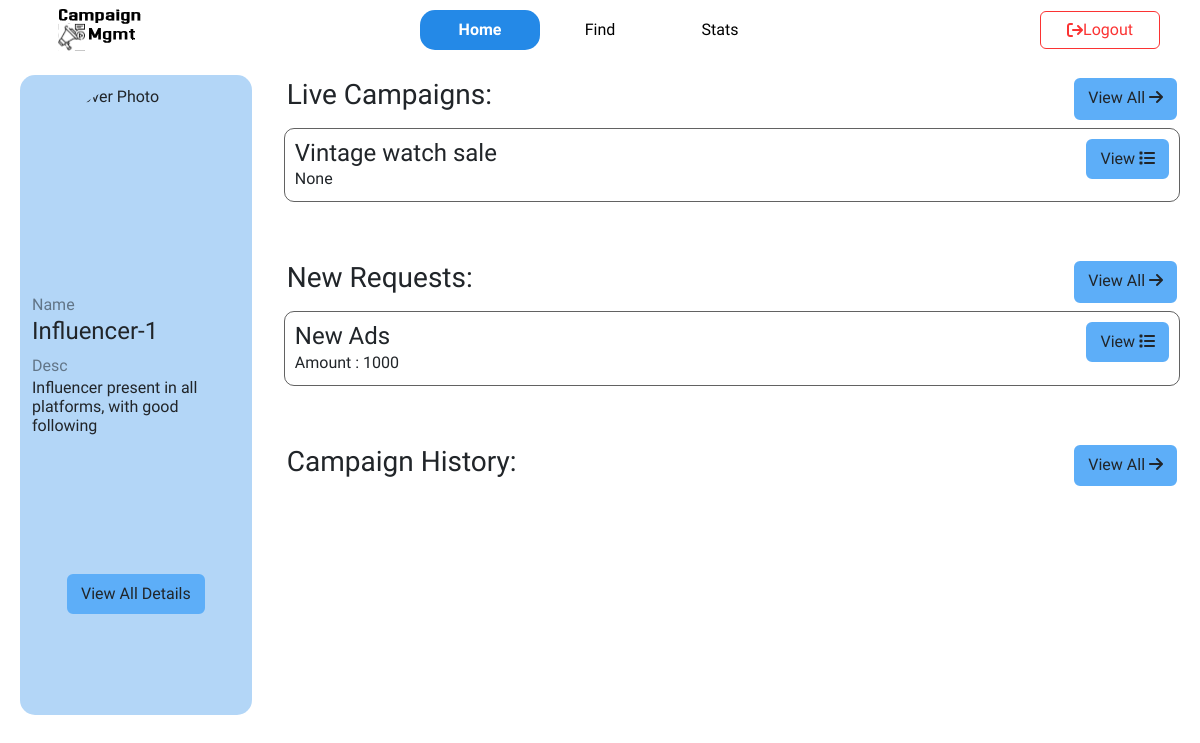
/home/influencer (signed in), run on the app's committed database.
### model.py (models this page shows)
class Influencer(db.Model):
    id = db.Column(db.Integer, db.ForeignKey('user.id'), primary_key=True)
    name = db.Column(db.String(20), unique=False, nullable=True)
    desc = db.Column(db.String(256))
    industry = db.Column(db.String(40))
    niche = db.Column(db.String(40))
    cover_photo = db.Column(db.LargeBinary, nullable=False)
    is_verified = db.Column(db.Boolean, default=False)
    is_flagged = db.Column(db.Boolean, default=False)
    rating = db.Column(db.Float)
    insta_id = db.Column(db.String(40))
    insta_followers = db.Column(db.String(8))
    youtube_id = db.Column(db.String(40))
    youtube_channel = db.Column(db.String(40))
    youtube_followers = db.Column(db.String(8))
    x_id = db.Column(db.String(40))
    x_name = db.Column(db.String(40))
    x_followers = db.Column(db.String(8))
    ads = db.relationship('Ad', backref='influencer', lazy=True, cascade='all, delete-orphan')
    ad_requests = db.relationship('Ad_request', backref='influencer', lazy=True, cascade='all, delete-orphan')

class Campaign(db.Model):
    id = db.Column(db.Integer, primary_key=True, autoincrement=True)
    spon_id = db.Column(db.Integer, db.ForeignKey('sponsor.id'), nullable=False)
    name = db.Column(db.String(80), nullable=False)
    budget = db.Column(db.Integer, nullable=False)
    desc = db.Column(db.String(255))
    category = db.Column(db.String(50))
    status = db.Column(db.String(20))
    start_date = db.Column(db.Date, nullable=True)
    end_date = db.Column(db.Date, nullable=True)
    goal_users = db.Column(db.String(80))
    is_flagged = db.Column(db.Boolean)
    ads = db.relationship('Ad', backref='campaign', lazy=True, cascade='all, delete-orphan')

class Ad_request(db.Model):
    id = db.Column(db.Integer, primary_key=True, autoincrement=True)
    ad_name = db.Column(db.String(80), nullable=False)
    influ_id = db.Column(db.Integer, db.ForeignKey('influencer.id'))
    spon_id = db.Column(db.Integer, db.ForeignKey('sponsor.id'))
    comments = db.Column(db.String(80), nullable=True)
    amount = db.Column(db.Integer)
    growth_promise = db.Column(db.String(10))
    sender = db.Column(db.String(20), nullable=False)
    previous_request_id = db.Column(db.Integer, db.ForeignKey('ad_request.id'), nullable=True)
    next_request_id = db.Column(db.Integer, db.ForeignKey('ad_request.id'), nullable=True)
    status = db.Column(db.String(10), nullable=True)

### routes_influ.py (the view)
@app.route('/home/influencer')
@influencer_required
def influ_home():
    influ=Influencer.query.filter_by(id=session['userId']).first()
    cover_photo= url_for('get_cover_photo_influ', influ_id=influ.id)
    current_date = date.today()
    campaign_ids = Ad.query.with_entities(Ad.campaign_id).filter(Ad.influ_id == influ.id).distinct().all()
    campaign_ids = [id[0] for id in campaign_ids]  # used to convert list of tuples to list of ids
    live_campaigns = Campaign.query.filter(Campaign.id.in_(campaign_ids), Campaign.start_date < current_date, Campaign.end_date > current_date).all()
    new_requests=Ad_request.query.filter(Ad_request.influ_id==influ.id, Ad_request.sender=='s',Ad_request.status!='R').all()
    camp_history= Campaign.query.filter(Campaign.id.in_(campaign_ids),Campaign.end_date < current_date).all()
    return render_template('influencer/home_influ.html', active='home',influ=influ,cover_photo=cover_photo,live_campaigns=live_campaigns, new_requests=new_requests,camp_history=camp_history)

### wrappers.py (called while the page is built)
def login_required(func):
    @wraps(func)
    def wrapper(*args, **kwargs):
        if 'username' not in session:
            flash("You need to login first","danger")
            return redirect(url_for('login'))
        retrieve_user()
        if not user:
            session.clear()
            return redirect(url_for('login'))
        return func(*args, **kwargs)
    return wrapper

def retrieve_user():
    global user
    user = User.query.filter_by(username=session['username']).first()

def influencer_required(func):
    @wraps(func)
    @login_required
    def wrapper():
        if user.username != session['username'] or user.role != session['role'] or user.role != 'influencer':
            session.clear()
            flash("Not authorized","danger")
            return redirect(url_for('login'))
        return func()
    return wrapper

### templates/influencer/home_influ.html (shortened to what this page needs)
{% extends 'layout_inner.html' %}
{% block content %}
<div class="influ_container">
    <div class="profile" >
        <div class="container">
            <div class="center_item">
                <img src="{{cover_photo}}" alt="Cover Photo" style="align-self: center;">
            </div>
            <br>
            <br>
            <p class="p_label">Name</p>
            <h4>{{influ.name}}</h4>
            <p class="p_label">Desc</p>
            <h6>{{influ.desc}}</h6>
        </div>
        <div class="view center_item" style="margin-top: 60%;">
            <a href="" class="btn">View All Details</a>
        </div>
    </div>
    <div class="campaigns_info">
        <div class="title_n_view">
            <h3>Live Campaigns:</h3>
            <a href="" class="btn">View All <i class="fa fa-arrow-right" aria-hidden="true"></i></a>
        </div>
        {% for camp in live_campaigns %}
        <div class="cust_card">
            <div class="cust_card_body" style="width: 50%;">
                <h4 class="card-title">{{camp.name}}</h4>
                <p class="card-text">{{camp.desc}}</p>
            </div>
            <div class="cust_card_body_right center-item">
                <a href="" class="btn">View <i class="fa fa-list" aria-hidden="true"></i></a>
            </div>
        </div>
        {% endfor %}
        <br>
        <br>
        <div class="title_n_view">
            <h3>New Requests:</h3>
            <a href="" class="btn">View All <i class="fa fa-arrow-right" aria-hidden="true"></i></a>
        </div>
        {% for req in new_requests %}
        <div class="cust_card">
            <div class="cust_card_body" style="width: 50%;">
                <h4 class="card-title">{{req.ad_name}}</h4>
                <p class="card-text"><span class="p_lable">Amount : </span>{{req.amount}}</p>
            </div>
            <div class="cust_card_body_right center-item">
                <a href="" class="btn">View <i class="fa fa-list" aria-hidden="true"></i></a>
            </div>
        </div>
        {% endfor %}
        <br>
        <br>
        <div class="title_n_view">
            <h3>Campaign History:</h3>
            <a href="" class="btn">View All <i class="fa fa-arrow-right" aria-hidden="true"></i></a>
        </div>
    </div>
</div>
{% endblock %}

### static/universal_styles.css (style rules this page uses)
.center_item { display: flex; align-items: center; justify-content: center; }
.btn { background-color: #5daef8; border: 2px solid #5daef8; }
html, body { font-family: "Josefin Sans", sans-serif; font-optical-sizing: auto; }
.cust_card { border: 1px solid rgba(0, 0, 0, 0.614); border-radius: 10px; padding: 10px; display: flex !important; flex-direction: row; width: 100% !important; margin: 5px 0 8px 0 }
.cust_card_body { flex-grow: 1; }
.cust_card_body_right { margin-left:auto }
.title_n_view { display: flex; padding: 3px; border-radius: 5px; }
.title_n_view>h3 { flex-grow: 1; }
.p_label { color: rgba(0, 0, 0, 0.453); margin-bottom: 0 !important; }

### templates/influencer/home_influ.html (style rules this page uses)
.influ_container { margin: 15px 20px 0 20px; display: flex !important; gap: 2rem; }
.profile { width: 25vw; height: 80vh; border-radius: 15px; padding-top: 10px; background-color: #2489e758; }
.campaigns_info { width: 100%; }
.profile > .container > .center_item >img { width: 20vh; height: 20vh; border-radius: 50%; }

### data on the page
Influencer: name "Influencer-1", desc "Influencer present in all platforms, with good following"
Campaign: name "Vintage watch sale", desc "None"
Ad_request: ad_name "New Ads", amount "1000"
